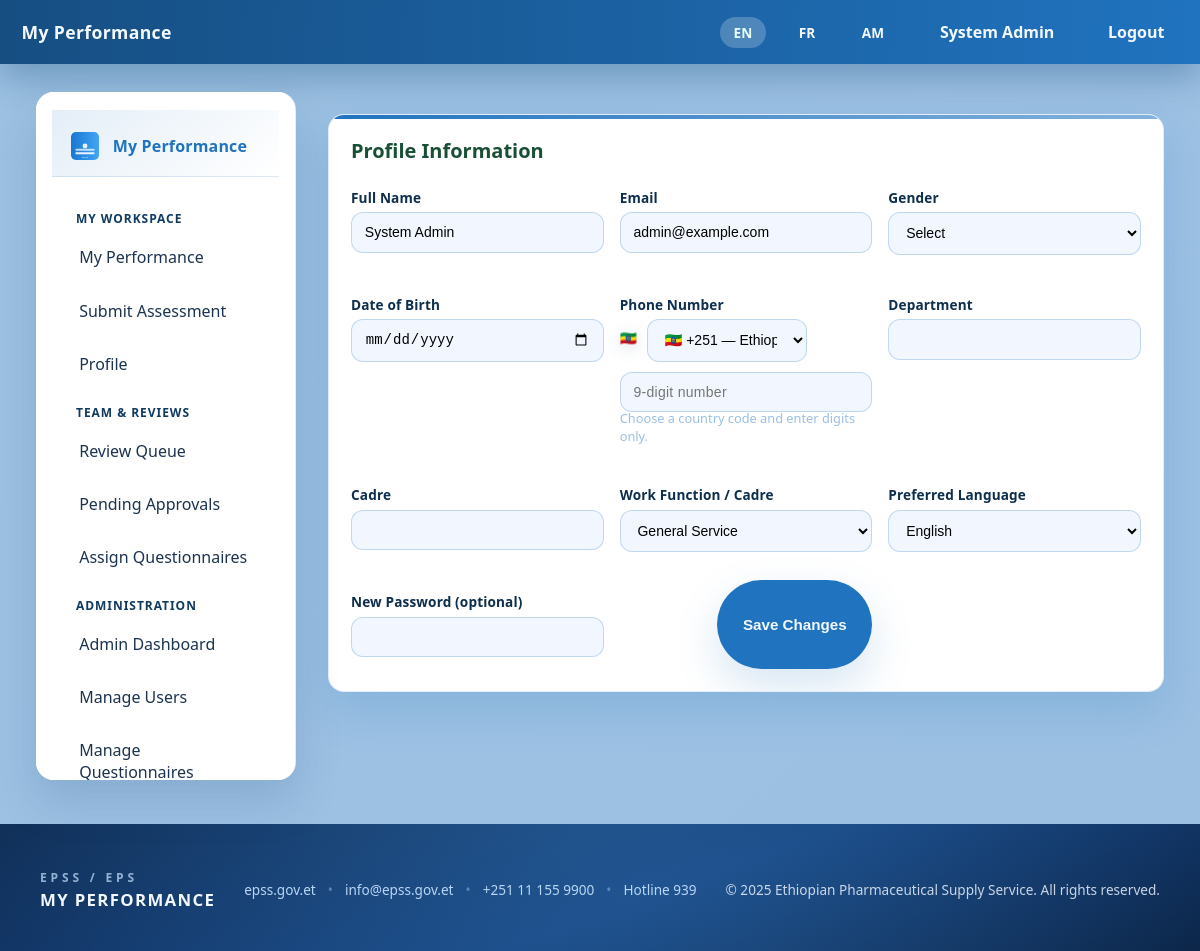
The app's page /profile.php (signed in) with its own data.
### tables this page shows
CREATE TABLE site_config (
  id INT PRIMARY KEY,
  site_name VARCHAR(200) NULL,
  landing_text TEXT NULL,
  address VARCHAR(255) NULL,
  contact VARCHAR(255) NULL,
  logo_path VARCHAR(255) NULL,
  footer_org_name VARCHAR(255) NULL,
  footer_org_short VARCHAR(100) NULL,
  footer_website_label VARCHAR(255) NULL,
  footer_website_url VARCHAR(255) NULL,
  footer_email VARCHAR(255) NULL,
  footer_phone VARCHAR(255) NULL,
  footer_hotline_label VARCHAR(255) NULL,
  footer_hotline_number VARCHAR(50) NULL,
  footer_rights VARCHAR(255) NULL,
  google_oauth_enabled TINYINT(1) NOT NULL DEFAULT 0,
  google_oauth_client_id VARCHAR(255) NULL,
  google_oauth_client_secret VARCHAR(255) NULL,
  microsoft_oauth_enabled TINYINT(1) NOT NULL DEFAULT 0,
  microsoft_oauth_client_id VARCHAR(255) NULL,
  microsoft_oauth_client_secret VARCHAR(255) NULL,
  microsoft_oauth_tenant VARCHAR(255) NULL,
  color_theme VARCHAR(50) NOT NULL DEFAULT 'light',
  smtp_enabled TINYINT(1) NOT NULL DEFAULT 0,
  smtp_host VARCHAR(255) NULL,
  smtp_port INT NULL,
  smtp_username VARCHAR(255) NULL,
  smtp_password VARCHAR(255) NULL,
  smtp_encryption VARCHAR(10) NOT NULL DEFAULT 'none',
  smtp_from_email VARCHAR(255) NULL,
  smtp_from_name VARCHAR(255) NULL,
  smtp_timeout INT NULL
);

CREATE TABLE users (
  id INT AUTO_INCREMENT PRIMARY KEY,
  username VARCHAR(100) UNIQUE NOT NULL,
  password VARCHAR(255) NOT NULL,
  role ENUM('admin','supervisor','staff') NOT NULL DEFAULT 'staff',
  full_name VARCHAR(200) NULL,
  email VARCHAR(200) NULL,
  gender ENUM('female','male','other','prefer_not_say') DEFAULT NULL,
  date_of_birth DATE NULL,
  phone VARCHAR(50) NULL,
  department VARCHAR(150) NULL,
  cadre VARCHAR(150) NULL,
  work_function ENUM('finance','general_service','hrm','ict','leadership_tn','legal_service','pme','quantification','records_documentation','security_driver','security','tmd','wim','cmd','communication','dfm','driver','ethics') NOT NULL DEFAULT 'general_service',
  profile_completed TINYINT(1) NOT NULL DEFAULT 0,
  language VARCHAR(5) NOT NULL DEFAULT 'en',
  account_status ENUM('pending','active','disabled') NOT NULL DEFAULT 'active',
  next_assessment_date DATE NULL,
  first_login_at DATETIME NULL,
  approved_by INT NULL,
  approved_at DATETIME NULL,
  sso_provider VARCHAR(50) NULL,
  created_at TIMESTAMP DEFAULT CURRENT_TIMESTAMP,
  FOREIGN KEY (approved_by) REFERENCES users(id) ON DELETE SET NULL
);

### profile.php (the view, shortened to what the rows shown need)
<?php
require_once __DIR__ . '/config.php';
refresh_current_user($pdo);
$locale = ensure_locale();
$cfg = get_site_config($pdo);
$workFunctionOptions = work_function_choices($pdo);
?>
<!doctype html><html lang="<?=htmlspecialchars($locale, ENT_QUOTES, 'UTF-8')?>" data-base-url="<?=htmlspecialchars(BASE_URL, ENT_QUOTES, 'UTF-8')?>"><head>
<link rel="stylesheet" href="<?=asset_url('assets/css/material.css')?>">
<link rel="stylesheet" href="<?=asset_url('assets/css/styles.css')?>">
</head><body class="<?=htmlspecialchars(site_body_classes($cfg), ENT_QUOTES, 'UTF-8')?>" style="<?=htmlspecialchars(site_body_style($cfg), ENT_QUOTES, 'UTF-8')?>">
<?php include __DIR__.'/templates/header.php'; ?>
<section class="md-section">
  <div class="md-card md-elev-2">
    <h2 class="md-card-title"><?=t($t,'profile_information','Profile Information')?></h2>
    <form method="post" class="md-form-grid" action="<?=htmlspecialchars(url_for('profile.php'), ENT_QUOTES, 'UTF-8')?>">
      <label class="md-field">
        <span><?=t($t,'full_name','Full Name')?></span>
        <input name="full_name" value="<?=htmlspecialchars($user['full_name'] ?? '')?>" required>
      </label>
      <label class="md-field">
        <span><?=t($t,'email','Email')?></span>
        <input name="email" type="email" value="<?=htmlspecialchars($user['email'] ?? '')?>" required>
      </label>
      <label class="md-field">
        <span><?=t($t,'gender','Gender')?></span>
        <select name="gender" required>
          <?php $gval = $user['gender'] ?? ''; ?>
          <option value="" disabled <?= $gval ? '' : 'selected' ?>><?=t($t,'select_option','Select')?></option>
        </select>
      </label>
      <label class="md-field">
        <span><?=t($t,'work_function','Work Function / Cadre')?></span>
        <select name="work_function" required>
          <?php $wval = $user['work_function'] ?? ''; ?>
          <?php foreach ($workFunctionOptions as $function => $label): ?>
            <option value="<?=$function?>" <?=$wval===$function?'selected':''?>><?=htmlspecialchars($label ?? $function, ENT_QUOTES, 'UTF-8')?></option>
          <?php endforeach; ?>
        </select>
      </label>
    </form>
  </div>
</section>
<?php include __DIR__.'/templates/footer.php'; ?>
</body></html>

### templates/header.php (shortened to what the rows shown need)
<?php
require_once __DIR__ . '/../config.php';
$locale = ensure_locale();
$t = load_lang($locale);
$cfg = get_site_config($pdo);
$user = current_user();
$logoPath = get_branding_logo_path($cfg);
if ($logoPath === null) {
    $logoUrl = asset_url('assets/img/epss-logo.svg');
} elseif (preg_match('#^https?://#i', $logoPath)) {
    $logoUrl = $logoPath;
} else {
    $logoUrl = asset_url(ltrim($logoPath, '/'));
}
$logoPathSmall = htmlspecialchars($logoUrl, ENT_QUOTES, 'UTF-8');
$siteTitle = htmlspecialchars($cfg['site_name'] ?? 'My Performance');
$availableLocales = available_locales();
?>
<header class="md-appbar md-elev-2">
  <div class="md-appbar-title"><?=$siteTitle?></div>
  <nav class="md-appbar-actions">
    <div class="md-lang-switch">
      <?php foreach ($availableLocales as $loc): ?>
        <a href="<?=htmlspecialchars(url_for('set_lang.php?lang=' . $loc), ENT_QUOTES, 'UTF-8')?>" class="<?=($locale === $loc) ? 'active' : ''?>"><?=strtoupper($loc)?></a>
      <?php endforeach; ?>
    </div>
    <a href="<?=htmlspecialchars(url_for('profile.php'), ENT_QUOTES, 'UTF-8')?>" class="md-appbar-link"><?=htmlspecialchars($user['full_name'] ?? $user['username'] ?? 'Profile')?></a>
    <a href="<?=htmlspecialchars(url_for('logout.php'), ENT_QUOTES, 'UTF-8')?>" class="md-appbar-link"><?=t($t, 'logout', 'Logout')?></a>
  </nav>
</header>
<div class="md-shell">
<aside class="md-drawer" data-drawer>
  <div class="md-drawer-header">
    <img src="<?=$logoPathSmall?>" alt="Logo" class="md-logo-sm">
    <div class="md-drawer-title"><?=$siteTitle?></div>
  </div>
</aside>
<main class="md-main">

### templates/footer.php (shortened to what the rows shown need)
<?php
require_once __DIR__ . '/../config.php';
$locale = ensure_locale();
$t = load_lang($locale);
$cfg = get_site_config($pdo);
$siteTitle = htmlspecialchars($cfg['site_name'] ?? t($t, 'footer_default_site', 'Ethiopian Pharmaceutical Supply Service'), ENT_QUOTES, 'UTF-8');
$orgName = htmlspecialchars(($cfg['footer_org_name'] ?? null) ?: t($t, 'footer_org', 'Ethiopian Pharmaceutical Supply Service'), ENT_QUOTES, 'UTF-8');
$orgShort = htmlspecialchars(($cfg['footer_org_short'] ?? null) ?: t($t, 'footer_org_short', 'EPSS / EPS'), ENT_QUOTES, 'UTF-8');
$rights = htmlspecialchars(($cfg['footer_rights'] ?? null) ?: t($t, 'footer_rights', 'All rights reserved.'), ENT_QUOTES, 'UTF-8');
$websiteLabelRaw = ($cfg['footer_website_label'] ?? null) ?: 'epss.gov.et';
$websiteLabel = htmlspecialchars($websiteLabelRaw, ENT_QUOTES, 'UTF-8');
$websiteUrlRaw = ($cfg['footer_website_url'] ?? null) ?: 'https://epss.gov.et';
$websiteUrl = htmlspecialchars($websiteUrlRaw, ENT_QUOTES, 'UTF-8');
$emailRaw = ($cfg['footer_email'] ?? null) ?: 'info@epss.gov.et';
$email = htmlspecialchars($emailRaw, ENT_QUOTES, 'UTF-8');
$phoneRaw = ($cfg['footer_phone'] ?? null) ?: '+251 11 155 9900';
$phone = htmlspecialchars($phoneRaw, ENT_QUOTES, 'UTF-8');
$phoneHref = htmlspecialchars('tel:' . preg_replace('/[^0-9+#*]/', '', (string)$phoneRaw), ENT_QUOTES, 'UTF-8');
$hotlineLabelRaw = ($cfg['footer_hotline_label'] ?? null) ?: 'Hotline 939';
$hotlineLabel = htmlspecialchars($hotlineLabelRaw, ENT_QUOTES, 'UTF-8');
$hotlineNumberSource = ($cfg['footer_hotline_number'] ?? null) ?: $hotlineLabelRaw;
$hotlineNumber = preg_replace('/[^0-9+#*]/', '', (string)$hotlineNumberSource);
$hotlineHref = htmlspecialchars('tel:' . $hotlineNumber, ENT_QUOTES, 'UTF-8');
$currentYear = date('Y');
?>
</main>
</div>
<footer class="md-footer">
  <div class="md-footer-inner">
    <div class="md-footer-brand">
      <span class="md-footer-brand-short"><?=$orgShort?></span>
      <span class="md-footer-brand-name"><?=$siteTitle?></span>
    </div>
    <div class="md-footer-links">
      <a href="<?=$websiteUrl?>" target="_blank" rel="noopener noreferrer"><?=$websiteLabel?></a>
      <span>•</span>
      <a href="mailto:<?=$email?>"><?=$email?></a>
      <span>•</span>
      <a href="<?=$phoneHref?>"><?=$phone?></a>
      <span>•</span>
      <a href="<?=$hotlineHref?>"><?=$hotlineLabel?></a>
    </div>
    <div class="md-footer-meta">&copy; <?=$currentYear?> <?=$orgName?>. <?=$rights?></div>
  </div>
</footer>

### records on screen
site_config: site_name "My Performance", footer_org_short "EPSS / EPS", site_name "MY PERFORMANCE", footer_website_label "epss.gov.et", footer_email "info@epss.gov.et", footer_phone "+251 11 155 9900", footer_hotline_label "Hotline 939", footer_org_name "Ethiopian Pharmaceutical Supply Service", footer_rights "All rights reserved."
users: full_name "System Admin", email "admin@example.com", gender "Select", work_function "General Service"

### other values on screen
$loc "EN"
$loc "FR"
$loc "AM"
t($t, 'logout', 'Logout') "Logout"
t($t, 'my_workspace', 'My Workspace') "MY WORKSPACE"
t($t, 'my_performance', 'My Performance') "My Performance"
t($t, 'submit_assessment', 'Submit Assessment') "Submit Assessment"
t($t, 'profile', 'Profile') "Profile"
t($t, 'team_navigation', 'Team & Reviews') "TEAM & REVIEWS"
t($t, 'review_queue', 'Review Queue') "Review Queue"
t($t, 'pending_accounts', 'Pending Approvals') "Pending Approvals"
t($t, 'assign_questionnaires', 'Assign Questionnaires') "Assign Questionnaires"
t($t, 'admin_navigation', 'Administration') "ADMINISTRATION"
t($t, 'admin_dashboard', 'Admin Dashboard') "Admin Dashboard"
t($t, 'manage_users', 'Manage Users') "Manage Users"
